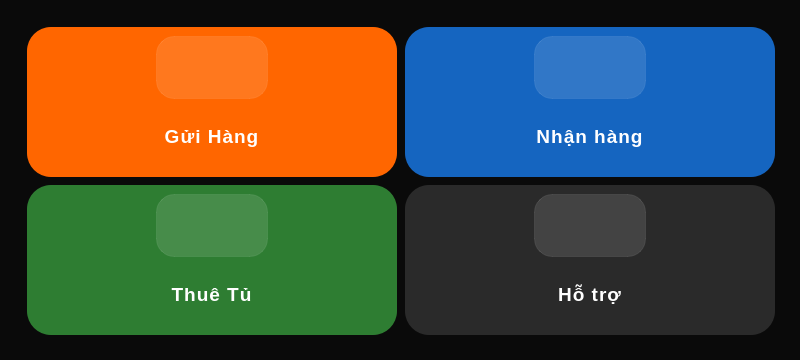
<?xml version="1.0" encoding="UTF-8"?>
<ui version="4.0">
 <class>Home</class>
 <widget class="QWidget" name="Home">
  <property name="geometry">
   <rect>
    <x>0</x>
    <y>0</y>
    <width>800</width>
    <height>360</height>
   </rect>
  </property>
  <property name="minimumSize">
   <size>
    <width>800</width>
    <height>360</height>
   </size>
  </property>
  <property name="maximumSize">
   <size>
    <width>800</width>
    <height>360</height>
   </size>
  </property>
  <property name="windowTitle">
   <string>Form</string>
  </property>
  <property name="styleSheet">
   <string notr="true">#Home{background-color:#0A0A0A}</string>
  </property>
  <layout class="QGridLayout" name="gridLayout_2">
   <item row="0" column="0">
    <layout class="QGridLayout" name="gridLayout">
     <property name="leftMargin">
      <number>16</number>
     </property>
     <property name="topMargin">
      <number>16</number>
     </property>
     <property name="rightMargin">
      <number>16</number>
     </property>
     <property name="bottomMargin">
      <number>16</number>
     </property>
     <property name="spacing">
      <number>10</number>
     </property>
     <item row="0" column="0">
      <widget class="QFrame" name="cardSend">
       <property name="minimumSize">
        <size>
         <width>370</width>
         <height>150</height>
        </size>
       </property>
       <property name="maximumSize">
        <size>
         <width>370</width>
         <height>150</height>
        </size>
       </property>
       <property name="styleSheet">
        <string notr="true">QFrame#cardSend{background-color:#FF6600;border-radius: 24px}

QFrame#iconBoxSend{background-color: rgba(255,255,255,0.12);
border-radius: 18px;border: 1px solid rgba(255,255,255,0.08)}
#labelSend{
	color: white;
    font-size: 19px;
    font-weight: 700;
    letter-spacing: 1px;
    background: transparent;
}</string>
       </property>
       <property name="frameShape">
        <enum>QFrame::Shape::StyledPanel</enum>
       </property>
       <property name="frameShadow">
        <enum>QFrame::Shadow::Raised</enum>
       </property>
       <layout class="QVBoxLayout" name="verticalLayout_2">
        <item>
         <layout class="QHBoxLayout" name="horizontalLayout_3">
          <item>
           <spacer name="horizontalSpacer_2">
            <property name="orientation">
             <enum>Qt::Orientation::Horizontal</enum>
            </property>
            <property name="sizeType">
             <enum>QSizePolicy::Policy::Fixed</enum>
            </property>
            <property name="sizeHint" stdset="0">
             <size>
              <width>120</width>
              <height>20</height>
             </size>
            </property>
           </spacer>
          </item>
          <item>
           <widget class="QFrame" name="iconBoxSend">
            <property name="frameShape">
             <enum>QFrame::Shape::NoFrame</enum>
            </property>
            <property name="frameShadow">
             <enum>QFrame::Shadow::Raised</enum>
            </property>
            <layout class="QHBoxLayout" name="horizontalLayout_2">
             <item>
              <layout class="QHBoxLayout" name="horizontalLayout">
               <item>
                <widget class="QLabel" name="label">
                 <property name="text">
                  <string/>
                 </property>
                 <property name="pixmap">
                  <pixmap resource="../resources.qrc">:/icons/assets/icon/SendIcon.png</pixmap>
                 </property>
                 <property name="scaledContents">
                  <bool>false</bool>
                 </property>
                 <property name="alignment">
                  <set>Qt::AlignmentFlag::AlignCenter</set>
                 </property>
                </widget>
               </item>
              </layout>
             </item>
            </layout>
           </widget>
          </item>
          <item>
           <spacer name="horizontalSpacer_3">
            <property name="orientation">
             <enum>Qt::Orientation::Horizontal</enum>
            </property>
            <property name="sizeType">
             <enum>QSizePolicy::Policy::Fixed</enum>
            </property>
            <property name="sizeHint" stdset="0">
             <size>
              <width>120</width>
              <height>20</height>
             </size>
            </property>
           </spacer>
          </item>
         </layout>
        </item>
        <item>
         <layout class="QHBoxLayout" name="horizontalLayout_4">
          <item>
           <spacer name="horizontalSpacer_4">
            <property name="orientation">
             <enum>Qt::Orientation::Horizontal</enum>
            </property>
            <property name="sizeType">
             <enum>QSizePolicy::Policy::Fixed</enum>
            </property>
            <property name="sizeHint" stdset="0">
             <size>
              <width>120</width>
              <height>20</height>
             </size>
            </property>
           </spacer>
          </item>
          <item>
           <widget class="QLabel" name="labelSend">
            <property name="text">
             <string>Gửi Hàng</string>
            </property>
            <property name="textFormat">
             <enum>Qt::TextFormat::AutoText</enum>
            </property>
            <property name="alignment">
             <set>Qt::AlignmentFlag::AlignCenter</set>
            </property>
           </widget>
          </item>
          <item>
           <spacer name="horizontalSpacer_5">
            <property name="orientation">
             <enum>Qt::Orientation::Horizontal</enum>
            </property>
            <property name="sizeType">
             <enum>QSizePolicy::Policy::Fixed</enum>
            </property>
            <property name="sizeHint" stdset="0">
             <size>
              <width>120</width>
              <height>20</height>
             </size>
            </property>
           </spacer>
          </item>
         </layout>
        </item>
       </layout>
      </widget>
     </item>
     <item row="0" column="1">
      <widget class="QFrame" name="cardReceive">
       <property name="minimumSize">
        <size>
         <width>370</width>
         <height>150</height>
        </size>
       </property>
       <property name="maximumSize">
        <size>
         <width>370</width>
         <height>150</height>
        </size>
       </property>
       <property name="styleSheet">
        <string notr="true">QFrame#cardReceive{background-color:#1565C0;border-radius: 24px}

QFrame#iconBoxReceive{background-color: rgba(255,255,255,0.12);
border-radius: 18px;border: 1px solid rgba(255,255,255,0.08)}
#labelReceive{
	color: white;
    font-size: 19px;
    font-weight: 700;
    letter-spacing: 1px;
    background: transparent;
}</string>
       </property>
       <property name="frameShape">
        <enum>QFrame::Shape::StyledPanel</enum>
       </property>
       <property name="frameShadow">
        <enum>QFrame::Shadow::Raised</enum>
       </property>
       <layout class="QVBoxLayout" name="verticalLayout_3">
        <item>
         <layout class="QHBoxLayout" name="horizontalLayout_5">
          <item>
           <spacer name="horizontalSpacer_6">
            <property name="orientation">
             <enum>Qt::Orientation::Horizontal</enum>
            </property>
            <property name="sizeType">
             <enum>QSizePolicy::Policy::Fixed</enum>
            </property>
            <property name="sizeHint" stdset="0">
             <size>
              <width>120</width>
              <height>20</height>
             </size>
            </property>
           </spacer>
          </item>
          <item>
           <widget class="QFrame" name="iconBoxReceive">
            <property name="frameShape">
             <enum>QFrame::Shape::NoFrame</enum>
            </property>
            <property name="frameShadow">
             <enum>QFrame::Shadow::Raised</enum>
            </property>
            <layout class="QHBoxLayout" name="horizontalLayout_6">
             <item>
              <layout class="QHBoxLayout" name="horizontalLayout_7">
               <item>
                <widget class="QLabel" name="iconReceive">
                 <property name="text">
                  <string/>
                 </property>
                 <property name="pixmap">
                  <pixmap resource="../resources.qrc">:/assets/icon/ReceiveIcon.png</pixmap>
                 </property>
                 <property name="scaledContents">
                  <bool>false</bool>
                 </property>
                 <property name="alignment">
                  <set>Qt::AlignmentFlag::AlignCenter</set>
                 </property>
                </widget>
               </item>
              </layout>
             </item>
            </layout>
           </widget>
          </item>
          <item>
           <spacer name="horizontalSpacer_7">
            <property name="orientation">
             <enum>Qt::Orientation::Horizontal</enum>
            </property>
            <property name="sizeType">
             <enum>QSizePolicy::Policy::Fixed</enum>
            </property>
            <property name="sizeHint" stdset="0">
             <size>
              <width>120</width>
              <height>20</height>
             </size>
            </property>
           </spacer>
          </item>
         </layout>
        </item>
        <item>
         <layout class="QHBoxLayout" name="horizontalLayout_8">
          <item>
           <spacer name="horizontalSpacer_8">
            <property name="orientation">
             <enum>Qt::Orientation::Horizontal</enum>
            </property>
            <property name="sizeType">
             <enum>QSizePolicy::Policy::Fixed</enum>
            </property>
            <property name="sizeHint" stdset="0">
             <size>
              <width>120</width>
              <height>20</height>
             </size>
            </property>
           </spacer>
          </item>
          <item>
           <widget class="QLabel" name="labelReceive">
            <property name="text">
             <string>Nhận hàng</string>
            </property>
            <property name="textFormat">
             <enum>Qt::TextFormat::AutoText</enum>
            </property>
            <property name="alignment">
             <set>Qt::AlignmentFlag::AlignCenter</set>
            </property>
           </widget>
          </item>
          <item>
           <spacer name="horizontalSpacer_9">
            <property name="orientation">
             <enum>Qt::Orientation::Horizontal</enum>
            </property>
            <property name="sizeType">
             <enum>QSizePolicy::Policy::Fixed</enum>
            </property>
            <property name="sizeHint" stdset="0">
             <size>
              <width>120</width>
              <height>20</height>
             </size>
            </property>
           </spacer>
          </item>
         </layout>
        </item>
       </layout>
      </widget>
     </item>
     <item row="1" column="0">
      <widget class="QFrame" name="cardRent">
       <property name="minimumSize">
        <size>
         <width>370</width>
         <height>150</height>
        </size>
       </property>
       <property name="maximumSize">
        <size>
         <width>370</width>
         <height>150</height>
        </size>
       </property>
       <property name="styleSheet">
        <string notr="true">QFrame#cardRent{background-color:#2E7D32;border-radius: 24px}

QFrame#iconBoxRent{background-color: rgba(255,255,255,0.12);
border-radius: 18px;border: 1px solid rgba(255,255,255,0.08)}
#labelRent{
	color: white;
    font-size: 19px;
    font-weight: 700;
    letter-spacing: 1px;
    background: transparent;
}</string>
       </property>
       <property name="frameShape">
        <enum>QFrame::Shape::StyledPanel</enum>
       </property>
       <property name="frameShadow">
        <enum>QFrame::Shadow::Raised</enum>
       </property>
       <layout class="QVBoxLayout" name="verticalLayout_4">
        <item>
         <layout class="QHBoxLayout" name="horizontalLayout_9">
          <item>
           <spacer name="horizontalSpacer_10">
            <property name="orientation">
             <enum>Qt::Orientation::Horizontal</enum>
            </property>
            <property name="sizeType">
             <enum>QSizePolicy::Policy::Fixed</enum>
            </property>
            <property name="sizeHint" stdset="0">
             <size>
              <width>120</width>
              <height>20</height>
             </size>
            </property>
           </spacer>
          </item>
          <item>
           <widget class="QFrame" name="iconBoxRent">
            <property name="frameShape">
             <enum>QFrame::Shape::NoFrame</enum>
            </property>
            <property name="frameShadow">
             <enum>QFrame::Shadow::Raised</enum>
            </property>
            <layout class="QHBoxLayout" name="horizontalLayout_10">
             <item>
              <layout class="QHBoxLayout" name="horizontalLayout_11">
               <item>
                <widget class="QLabel" name="iconRent">
                 <property name="text">
                  <string/>
                 </property>
                 <property name="pixmap">
                  <pixmap resource="../resources.qrc">:/icons/assets/icon/RentIcon.png</pixmap>
                 </property>
                 <property name="scaledContents">
                  <bool>false</bool>
                 </property>
                 <property name="alignment">
                  <set>Qt::AlignmentFlag::AlignCenter</set>
                 </property>
                </widget>
               </item>
              </layout>
             </item>
            </layout>
           </widget>
          </item>
          <item>
           <spacer name="horizontalSpacer_11">
            <property name="orientation">
             <enum>Qt::Orientation::Horizontal</enum>
            </property>
            <property name="sizeType">
             <enum>QSizePolicy::Policy::Fixed</enum>
            </property>
            <property name="sizeHint" stdset="0">
             <size>
              <width>120</width>
              <height>20</height>
             </size>
            </property>
           </spacer>
          </item>
         </layout>
        </item>
        <item>
         <layout class="QHBoxLayout" name="horizontalLayout_12">
          <item>
           <spacer name="horizontalSpacer_12">
            <property name="orientation">
             <enum>Qt::Orientation::Horizontal</enum>
            </property>
            <property name="sizeType">
             <enum>QSizePolicy::Policy::Fixed</enum>
            </property>
            <property name="sizeHint" stdset="0">
             <size>
              <width>120</width>
              <height>20</height>
             </size>
            </property>
           </spacer>
          </item>
          <item>
           <widget class="QLabel" name="labelRent">
            <property name="text">
             <string>Thuê Tủ</string>
            </property>
            <property name="textFormat">
             <enum>Qt::TextFormat::AutoText</enum>
            </property>
            <property name="alignment">
             <set>Qt::AlignmentFlag::AlignCenter</set>
            </property>
           </widget>
          </item>
          <item>
           <spacer name="horizontalSpacer_13">
            <property name="orientation">
             <enum>Qt::Orientation::Horizontal</enum>
            </property>
            <property name="sizeType">
             <enum>QSizePolicy::Policy::Fixed</enum>
            </property>
            <property name="sizeHint" stdset="0">
             <size>
              <width>120</width>
              <height>20</height>
             </size>
            </property>
           </spacer>
          </item>
         </layout>
        </item>
       </layout>
      </widget>
     </item>
     <item row="1" column="1">
      <widget class="QFrame" name="cardSupport">
       <property name="minimumSize">
        <size>
         <width>370</width>
         <height>150</height>
        </size>
       </property>
       <property name="maximumSize">
        <size>
         <width>370</width>
         <height>150</height>
        </size>
       </property>
       <property name="styleSheet">
        <string notr="true">QFrame#cardSupport{background-color:#2A2A2A;border-radius: 24px}

QFrame#iconBoxSupport{background-color: rgba(255,255,255,0.12);
border-radius: 18px;border: 1px solid rgba(255,255,255,0.08)}
#labelSupport{
	color: white;
    font-size: 19px;
    font-weight: 700;
    letter-spacing: 1px;
    background: transparent;
}</string>
       </property>
       <property name="frameShape">
        <enum>QFrame::Shape::StyledPanel</enum>
       </property>
       <property name="frameShadow">
        <enum>QFrame::Shadow::Raised</enum>
       </property>
       <layout class="QVBoxLayout" name="verticalLayout_5">
        <item>
         <layout class="QHBoxLayout" name="horizontalLayout_13">
          <item>
           <spacer name="horizontalSpacer_14">
            <property name="orientation">
             <enum>Qt::Orientation::Horizontal</enum>
            </property>
            <property name="sizeType">
             <enum>QSizePolicy::Policy::Fixed</enum>
            </property>
            <property name="sizeHint" stdset="0">
             <size>
              <width>120</width>
              <height>20</height>
             </size>
            </property>
           </spacer>
          </item>
          <item>
           <widget class="QFrame" name="iconBoxSupport">
            <property name="frameShape">
             <enum>QFrame::Shape::NoFrame</enum>
            </property>
            <property name="frameShadow">
             <enum>QFrame::Shadow::Raised</enum>
            </property>
            <layout class="QHBoxLayout" name="horizontalLayout_14">
             <item>
              <layout class="QHBoxLayout" name="horizontalLayout_15">
               <item>
                <widget class="QLabel" name="iconSupport">
                 <property name="text">
                  <string/>
                 </property>
                 <property name="pixmap">
                  <pixmap resource="../resources.qrc">:/icons/assets/icon/supportIcon.png</pixmap>
                 </property>
                 <property name="scaledContents">
                  <bool>false</bool>
                 </property>
                 <property name="alignment">
                  <set>Qt::AlignmentFlag::AlignCenter</set>
                 </property>
                </widget>
               </item>
              </layout>
             </item>
            </layout>
           </widget>
          </item>
          <item>
           <spacer name="horizontalSpacer_15">
            <property name="orientation">
             <enum>Qt::Orientation::Horizontal</enum>
            </property>
            <property name="sizeType">
             <enum>QSizePolicy::Policy::Fixed</enum>
            </property>
            <property name="sizeHint" stdset="0">
             <size>
              <width>120</width>
              <height>20</height>
             </size>
            </property>
           </spacer>
          </item>
         </layout>
        </item>
        <item>
         <layout class="QHBoxLayout" name="horizontalLayout_16">
          <item>
           <spacer name="horizontalSpacer_16">
            <property name="orientation">
             <enum>Qt::Orientation::Horizontal</enum>
            </property>
            <property name="sizeType">
             <enum>QSizePolicy::Policy::Fixed</enum>
            </property>
            <property name="sizeHint" stdset="0">
             <size>
              <width>120</width>
              <height>20</height>
             </size>
            </property>
           </spacer>
          </item>
          <item>
           <widget class="QLabel" name="labelSupport">
            <property name="text">
             <string>Hỗ trợ</string>
            </property>
            <property name="textFormat">
             <enum>Qt::TextFormat::AutoText</enum>
            </property>
            <property name="alignment">
             <set>Qt::AlignmentFlag::AlignCenter</set>
            </property>
           </widget>
          </item>
          <item>
           <spacer name="horizontalSpacer_17">
            <property name="orientation">
             <enum>Qt::Orientation::Horizontal</enum>
            </property>
            <property name="sizeType">
             <enum>QSizePolicy::Policy::Fixed</enum>
            </property>
            <property name="sizeHint" stdset="0">
             <size>
              <width>120</width>
              <height>20</height>
             </size>
            </property>
           </spacer>
          </item>
         </layout>
        </item>
       </layout>
      </widget>
     </item>
    </layout>
   </item>
  </layout>
 </widget>
 <resources>
  <include location="../resources.qrc"/>
 </resources>
 <connections/>
</ui>
